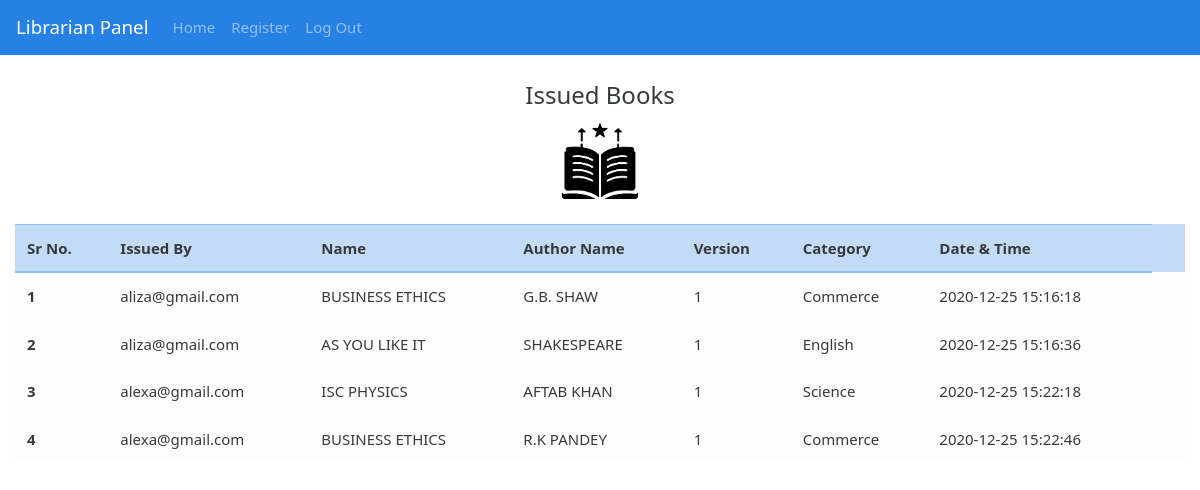
Page /admin/admin_issue.php (signed in) on the committed database.
### tables this page shows
CREATE TABLE `issuebook` (
  `id` int(11) NOT NULL,
  `email` varchar(255) NOT NULL,
  `bkname` varchar(255) NOT NULL,
  `authname` varchar(255) NOT NULL,
  `vname` int(255) NOT NULL,
  `cat` varchar(255) NOT NULL,
  `date_time` timestamp NOT NULL DEFAULT current_timestamp()
);

### admin/admin_issue.php (the view, shortened to what this page needs)
<?php
include "../auth/auth.php";
?>
<!DOCTYPE html>
<html lang="en">
<head>
<link rel="stylesheet" href="../css/style.css">
</head>
<body>
<?php include "header_admin.php"; ?>
<div class="container-fluid">
  <center><legend>Issued Books</legend>
    <img src="../images/list.png" style="height:80px;"></center>
<br>
<table class="table table-hover table-primary">
  <thead>
    <tr>
      <th scope="col">Sr No.</th>
      <th scope="col">Issued By</th>
      <th scope="col">Name</th>
      <th scope="col">Author Name</th>
      <th scope="col">Version</th>
      <th scope="col">Category</th>
      <th scope="col">Date & Time</th>
    </tr>
  </thead>
  <tbody>
    <?php
    $i=1;
        $query = "Select * from issuebook";
        $res = mysqli_query($conn,$query);
        $count = mysqli_num_rows($res);
        if($count>0)
        {
           while($row = mysqli_fetch_array($res))
           {
    ?>
    <tr class="table-light">
      <th scope="row"><?php echo $i;?></th>
      <td><?php echo $row['email'];?></td>
      <td><?php echo $row['bkname'];?></td>
      <td><?php echo $row['authname'];?></td>
      <td><?php echo $row['vname'];?></td>
      <td><?php echo $row['cat'];?></td>
      <td><?php echo $row['date_time'];?></td>
      <td>
</td>
    </tr>
    <?php
        $i++;
           }
    }
    else{
echo "No Record Found";
    }
    ?>
  </tbody>
</table>
</div>
<div style="height:50px;">
</div>
</body>
</html>

### admin/header_admin.php (shortened to what this page needs)
<section id="head">
<nav class="navbar navbar-expand-lg navbar-dark bg-primary">
  <a class="navbar-brand" href="#">Librarian Panel</a>
  <div class="collapse navbar-collapse" id="navbarColor01">
    <ul class="navbar-nav mr-auto">
    <li class="nav-item">
        <a class="nav-link" href="admin_home.php">Home</a>
      </li>
      <li class="nav-item">
        <a class="nav-link" href="signup.php">Register</a>
      </li>
      <li class="nav-item">
        <a class="nav-link" href="logout.php">Log Out</a>
      </li>
    </ul>
  </div>
</nav>
</section>
</body>
</html>

### rows in the picture
issuebook: email "aliza@gmail.com", bkname "BUSINESS ETHICS", authname "G.B. SHAW", vname "1", cat "Commerce", date_time "2020-12-25 15:16:18"
issuebook: email "aliza@gmail.com", bkname "AS YOU LIKE IT", authname "SHAKESPEARE", vname "1", cat "English", date_time "2020-12-25 15:16:36"
issuebook: email "alexa@gmail.com", bkname "ISC PHYSICS", authname "AFTAB KHAN", vname "1", cat "Science", date_time "2020-12-25 15:22:18"
issuebook: email "alexa@gmail.com", bkname "BUSINESS ETHICS", authname "R.K PANDEY", vname "1", cat "Commerce", date_time "2020-12-25 15:22:46"
